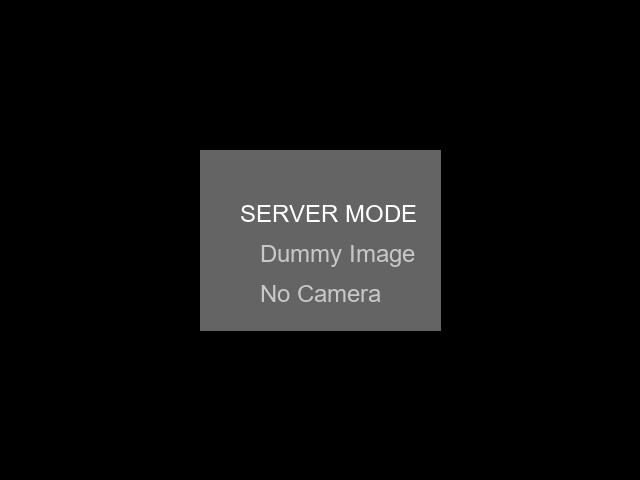
#> input picture backend/photo.jpg, 640 x 480 px
$ python Sender_side.py
#> lines starting #> are read from the running program, lines starting #| are printed output that depends on the picture
# (PASTE THE CONTENTS OF THE LATEST Sender_side.py HERE)
import os
import time
import socket
from PIL import Image, ImageDraw, ImageFont

def is_server_environment():
    """Check if running in a server/cloud environment"""
    # Force server mode if environment variable is set
    if os.environ.get('FORCE_SERVER_MODE') == 'true':
        print("FORCE_SERVER_MODE enabled - using server mode")
        return True

    # Check for cloud platform environment variables
    cloud_indicators = [
        'RAILWAY_ENVIRONMENT',
        'RENDER',
        'HEROKU',
        'VERCEL',
        'DIGITALOCEAN_APP_PLATFORM',
        'GOOGLE_CLOUD_PROJECT'
    ]

    for indicator in cloud_indicators:
        if os.environ.get(indicator):
            print(f"Cloud platform detected: {indicator}")
            return True

    # Check for production environment
    if os.environ.get('NODE_ENV') == 'production' or os.environ.get('ENVIRONMENT') == 'production':
        print("Production environment detected - server environment")
        return True

    return False

def create_dummy_image(output_path):
    """Create a dummy image for server environments"""
    print("Creating dummy image with PIL...")
    image = Image.new('RGB', (640, 480), color=(50, 50, 50))
    draw = ImageDraw.Draw(image)

    try:
        # Try to use a default font, fallback to default if not available
        font = ImageFont.truetype("arial.ttf", 24)
    except:
        font = ImageFont.load_default()

    # Draw a simple placeholder
    draw.rectangle([200, 150, 440, 330], fill=(100, 100, 100))
    draw.text((240, 200), "SERVER MODE", font=font, fill=(255, 255, 255))
    draw.text((260, 240), "Dummy Image", font=font, fill=(200, 200, 200))
    draw.text((260, 280), "No Camera", font=font, fill=(200, 200, 200))

    image.save(output_path)
    print(f"Dummy image saved to {output_path}")
    return True

def process_uploaded_image(image_path):
    """Process the uploaded image from frontend using Pillow"""
#> called with image_path = 'photo.jpg'
    print(f"Processing uploaded image: {image_path}")

    # Check if the uploaded image exists
    if not os.path.exists(image_path):
        print(f"Uploaded image not found: {image_path}")
        return False

    try:
        # Load and verify the image
        with Image.open(image_path) as img:
#> img is the input picture: PIL image 640x480 RGB; min 0, max 255, mean 15.2
            print(f"Uploaded image loaded successfully: {img.size} {img.mode}")
#| Uploaded image loaded successfully: (640, 480) RGB

            # Convert to RGB if needed
            if img.mode != 'RGB':
                img = img.convert('RGB')
                print(f"Converted image to RGB mode")

            # Save the processed image
            img.save(image_path, 'JPEG', quality=90)
            print(f"Image processed and saved successfully")
            return True

    except Exception as e:
        print(f"Error processing uploaded image: {e}")
        return False

def generate_simple_embedding(image_path):
    """Generate a simple embedding from image using Pillow"""
#> called with image_path = 'photo.jpg'
    try:
        with Image.open(image_path) as img:
            # Resize to small size for simple processing
            img = img.resize((64, 64)).convert('L')  # Convert to grayscale
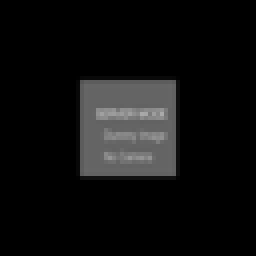
#> img: PIL image 64x64 L (shown 4 times larger); min 0, max 170, mean 15.2

            # Convert to array and flatten
            import numpy as np
            arr = np.array(img).flatten()[:128]
#> arr = 128 values from 0 to 0

            # Pad or truncate to 128 dimensions
            if arr.size < 128:
                arr = np.pad(arr, (0, 128 - arr.size), mode='wrap')
            else:
                arr = arr[:128]

            # Normalize to 0-1 range
            normalized = arr / 255.0
#> normalized = 128 values from 0 to 0
            return normalized

    except Exception as e:
        print(f"Error generating embedding: {e}")
        # Return random embedding as fallback
        import numpy as np
        return np.random.rand(128)

def connect_to_pynq(max_retries=3):
    """Attempt to connect to PYNQ board (simulated for server mode)"""
    IP = '172.16.151.175'
    PORT = 8887

    for attempt in range(max_retries):
        try:
            sock = socket.socket(socket.AF_INET, socket.SOCK_STREAM)
            sock.settimeout(5)
            sock.connect((IP, PORT))
            print(f"[OK] Connected to PYNQ {IP}:{PORT}")
            return sock
        except Exception as e:
            print(f"[{attempt+1}] Connect failed: {e}")
            time.sleep(2)
    return None

def send_data_to_pynq(sock, data):
    """Send data to PYNQ board"""
    try:
        import numpy as np
        # Convert data to bytes and send
        data_bytes = np.array(data, dtype=np.int8).tobytes()
        sock.sendall(b'START')
        time.sleep(0.05)
        sock.sendall(data_bytes)
        time.sleep(0.05)
        sock.sendall(b'ENDD')
        time.sleep(0.05)
        print("Data sent to PYNQ successfully.")
        return True
    except Exception as e:
        print(f"Send error: {e}")
        return False

def main():
    image_path = "photo.jpg"
    print("== PILLOW-ONLY ATTENDANCE SYSTEM ==")
    print(f"Environment check: {'SERVER' if is_server_environment() else 'LOCAL'}")

    # Process the uploaded image from frontend
    if process_uploaded_image(image_path):
        print("Uploaded image processed successfully")
    else:
        print("Failed to process uploaded image - using dummy image")
        create_dummy_image(image_path)

    # Generate simple embedding from the image
    embedding = generate_simple_embedding(image_path)
#> embedding = 128 values from 0 to 0
    print(f"Generated embedding with {len(embedding)} dimensions")
#| Generated embedding with 128 dimensions

    # Quantize embedding (simplified)
    import numpy as np
    quantized = np.clip(embedding * 128, -128, 127).astype(np.int8)
#> quantized = 128 values from 0 to 0

    # Connect to PYNQ and send data
    sock = connect_to_pynq()
    if sock:
        if send_data_to_pynq(sock, quantized):
            print("[SUCCESS] Attendance sent to PYNQ.")
        else:
            print("[WARNING] Failed to send data to PYNQ.")
        sock.close()
    else:
        print("[FALLBACK] PYNQ offline – simulate attendance stored.")
        print("[SUCCESS] Attendance marked (simulated).")

if __name__ == "__main__":
    main()
